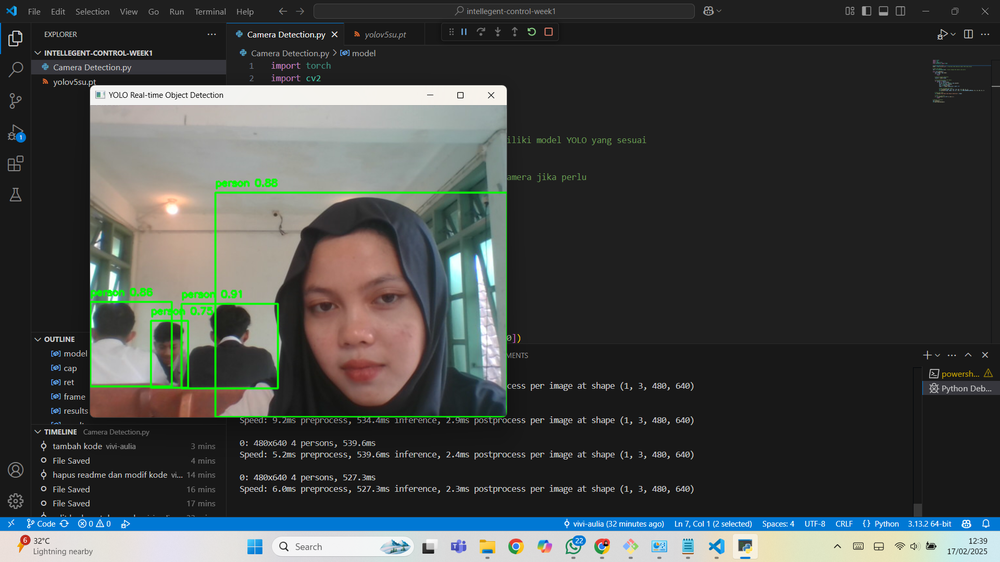
#> input picture Person detection.png, 1000 x 562 px, shrunk from 1920 x 1080 before the run, given in place of the camera
$ python 'Color Detection.py'
#> lines starting #> are read from the running program, lines starting #| are printed output that depends on the picture; after the words box and inside, x2 and y2 are one past the last pixel; in counts of white or black regions, pixels touching at a corner belong together
import cv2
import numpy as np

# Inisialisasi kamera
cap = cv2.VideoCapture(0)

while True:
    ret, frame = cap.read()  # Unpack the return value
#> frame is the input picture: shape (562, 1000, 3); mean B, G, R 68.1, 69.6, 66.1
    if not ret:
        print("Error: Could not read frame.")
        break

    hsv = cv2.cvtColor(frame, cv2.COLOR_BGR2HSV)
#> hsv: shape (562, 1000, 3); mean H, S, V 22.6, 24.1, 75.5

    # Rentang warna merah dalam HSV
    lower_red = np.array([0, 120, 70])
    upper_red = np.array([10, 255, 255])

    # Rentang warna biru dalam HSV
    lower_blue = np.array([94, 80, 2])
    upper_blue = np.array([126, 255, 255])

    # Rentang warna hijau dalam HSV
    lower_green = np.array([25, 52, 72])
    upper_green = np.array([102, 255, 255])

    # Rentang warna kuning dalam HSV
    lower_yellow = np.array([20, 100, 100])
    upper_yellow = np.array([30, 255, 255])

    # Masking untuk mendeteksi warna merah, biru, hijau, dan kuning
    mask_red = cv2.inRange(hsv, lower_red, upper_red)
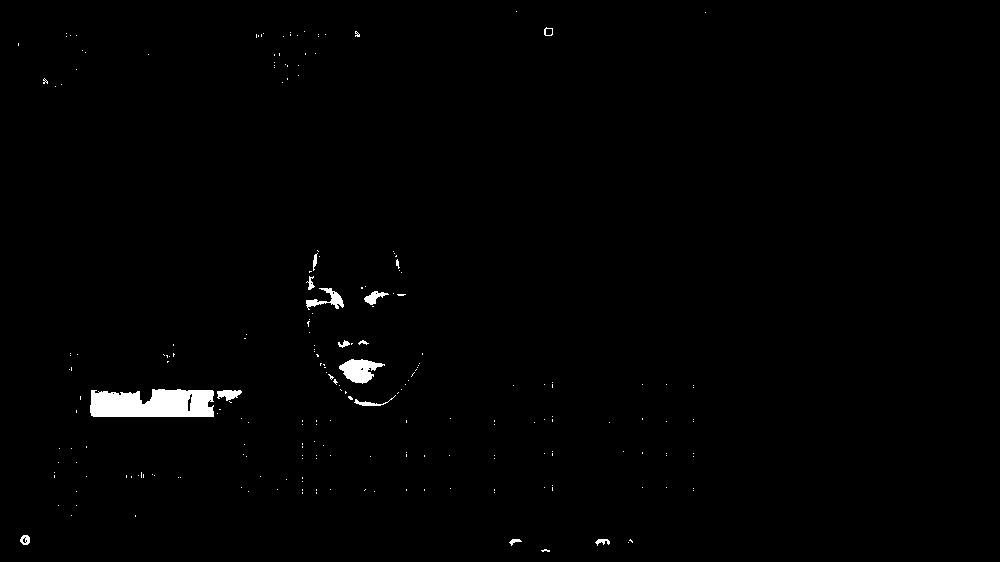
#> mask_red: shape (562, 1000); 0.94% white; 222 white regions (207 under 20 px), largest, box (x1, y1, x2, y2) and area: (90, 389, 214, 417) 3024, (339, 359, 385, 384) 664, (306, 288, 344, 310) 307
    mask_blue = cv2.inRange(hsv, lower_blue, upper_blue)
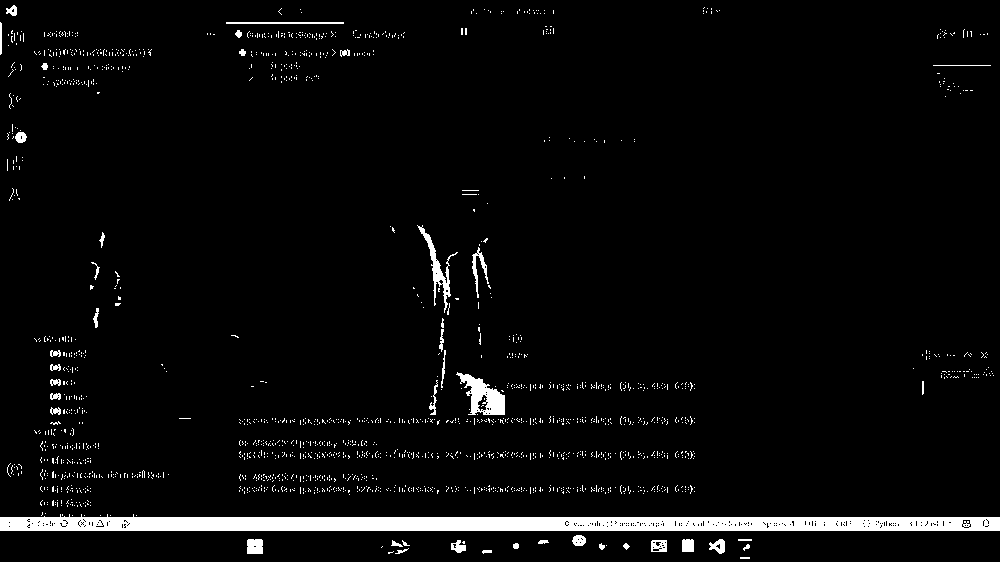
#> mask_blue: shape (562, 1000); 4% white; 1808 white regions (1765 under 20 px), largest, box (x1, y1, x2, y2) and area: (0, 514, 1000, 531) 13595, (456, 372, 505, 415) 1026, (417, 225, 458, 313) 635
    mask_green = cv2.inRange(hsv, lower_green, upper_green)
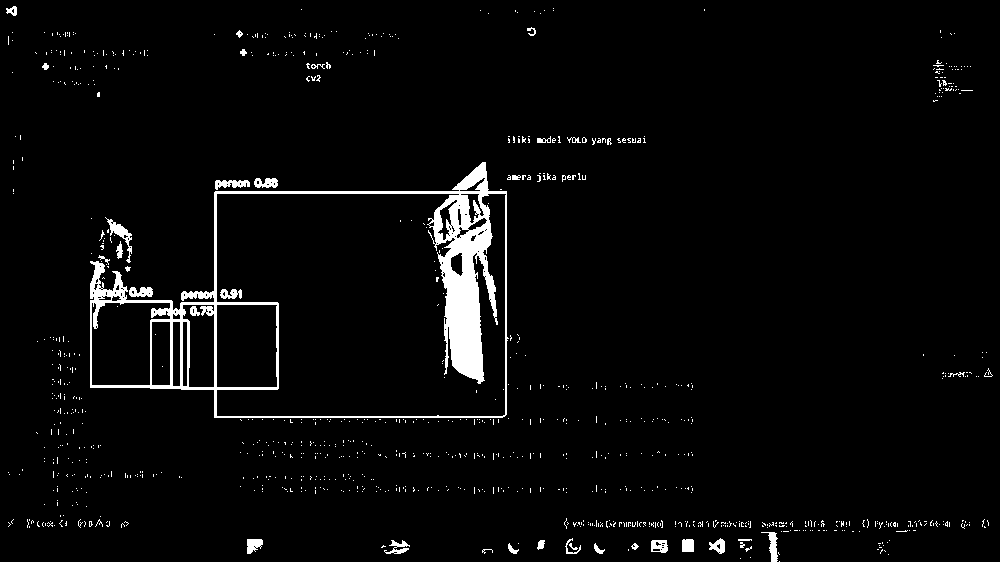
#> mask_green: shape (562, 1000); 3.4% white; 1002 white regions (964 under 20 px), largest, box (x1, y1, x2, y2) and area: (90, 162, 509, 418) 13505, (105, 217, 132, 263) 297, (215, 180, 250, 190) 219
    mask_yellow = cv2.inRange(hsv, lower_yellow, upper_yellow)
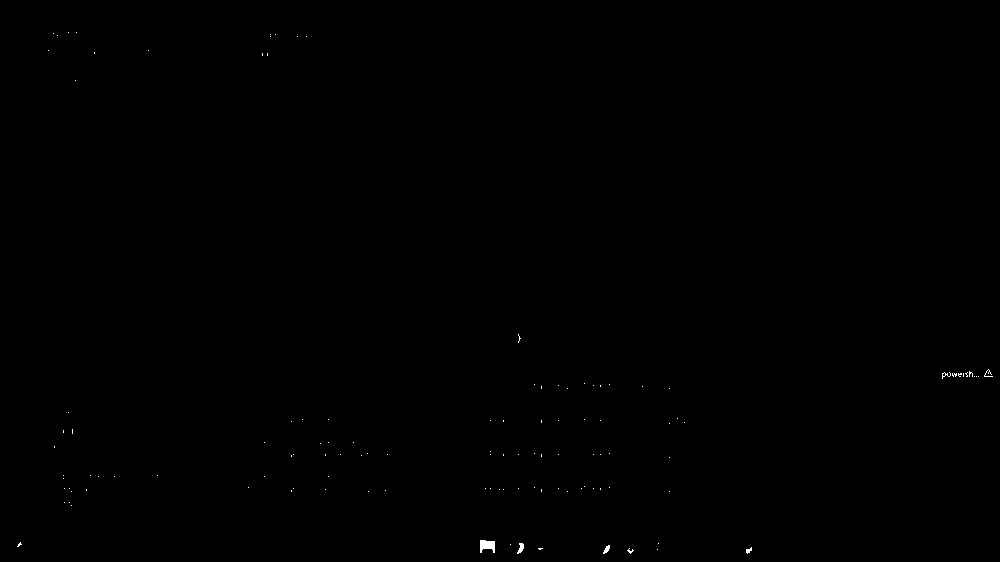
#> mask_yellow: shape (562, 1000); 0.09% white; 120 white regions (114 under 20 px)

    result = frame.copy()

    # Menemukan kontur untuk warna merah
    contours_red, _ = cv2.findContours(mask_red, cv2.RETR_TREE, cv2.CHAIN_APPROX_SIMPLE)
#> contours_red = 240 contours, 225 with area under 20; largest, box (x1, y1, x2, y2) and area: (90, 389, 214, 417) 2890, (339, 359, 385, 384) 606, (306, 288, 344, 310) 240, (217, 390, 242, 401) 147, (364, 291, 389, 305) 130
    for contour in contours_red:
        x, y, w, h = cv2.boundingRect(contour)
        if w * h > 10000:  # Hanya tampilkan bounding box yang besar
            cv2.rectangle(result, (x, y), (x + w, y + h), (0, 0, 255), 2)  # Warna merah
            cv2.putText(result, "Merah", (x + 5, y + 20), cv2.FONT_HERSHEY_SIMPLEX, 0.5, (0, 0, 255), 2)
#> this loop made 240 passes
#> (x, y, w, h) on passes 1 to 3: (541, 549, 9, 3), (628, 542, 1, 1), (629, 539, 4, 4)

    # Menemukan kontur untuk warna biru
    contours_blue, _ = cv2.findContours(mask_blue, cv2.RETR_TREE, cv2.CHAIN_APPROX_SIMPLE)
#> contours_blue = 2088 contours, 2052 with area under 20; largest, box (x1, y1, x2, y2) and area: (0, 514, 1000, 531) 12994, (456, 372, 505, 415) 1025, (417, 225, 458, 313) 490, (247, 539, 263, 554) 206, (651, 540, 667, 552) 164
    for contour in contours_blue:
        x, y, w, h = cv2.boundingRect(contour)
        if w * h > 10000:  # Hanya tampilkan bounding box yang besar
            cv2.rectangle(result, (x, y), (x + w, y + h), (255, 0, 0), 2)  # Warna biru
            cv2.putText(result, "Biru", (x + 5, y + 20), cv2.FONT_HERSHEY_SIMPLEX, 0.5, (255, 0, 0), 2)
#> this loop made 2088 passes
#> (x, y, w, h) on passes 2 to 4: (388, 551, 6, 3), (482, 550, 10, 4), (395, 548, 14, 6)
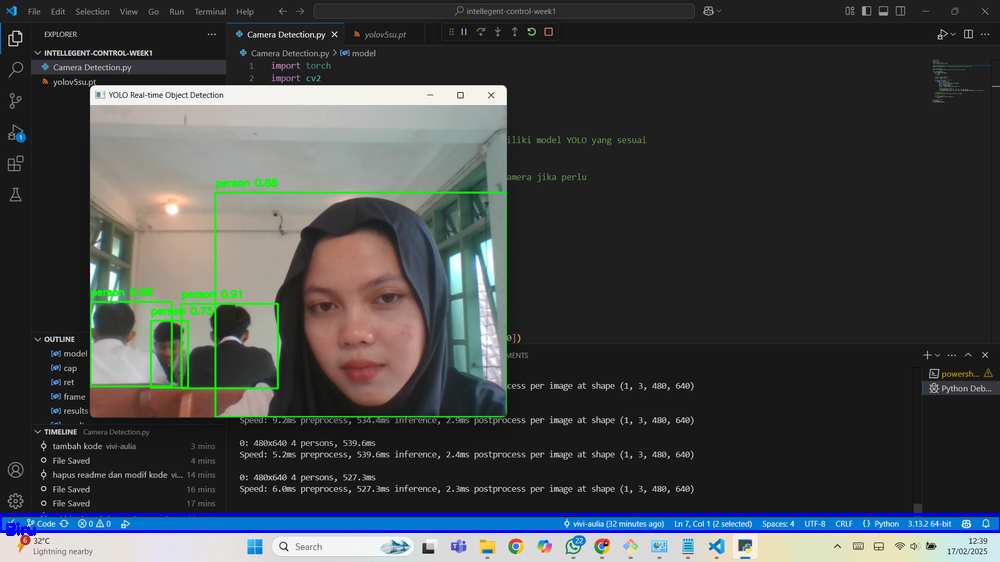
#> result: shape (562, 1000, 3); 1.11% of pixels changed, all inside (x1, y1, x2, y2) = (0, 513, 1000, 536)

    # Menemukan kontur untuk warna hijau
    contours_green, _ = cv2.findContours(mask_green, cv2.RETR_TREE, cv2.CHAIN_APPROX_SIMPLE)
#> contours_green = 1122 contours, 1077 with area under 20; largest, box (x1, y1, x2, y2) and area: (90, 162, 509, 418) 78206, (216, 193, 507, 417) 51846, (91, 302, 171, 386) 5015, (216, 304, 278, 388) 4996, (182, 304, 215, 388) 2100
    for contour in contours_green:
        x, y, w, h = cv2.boundingRect(contour)
        if w * h > 10000:  # Hanya tampilkan bounding box yang besar
            cv2.rectangle(result, (x, y), (x + w, y + h), (0, 255, 0), 2)  # Warna hijau
            cv2.putText(result, "Hijau", (x + 5, y + 20), cv2.FONT_HERSHEY_SIMPLEX, 0.5, (0, 255, 0), 2)
#> this loop made 1122 passes
#> (x, y, w, h) on passes 1 to 3: (779, 561, 1, 1), (740, 558, 1, 1), (750, 557, 1, 1)
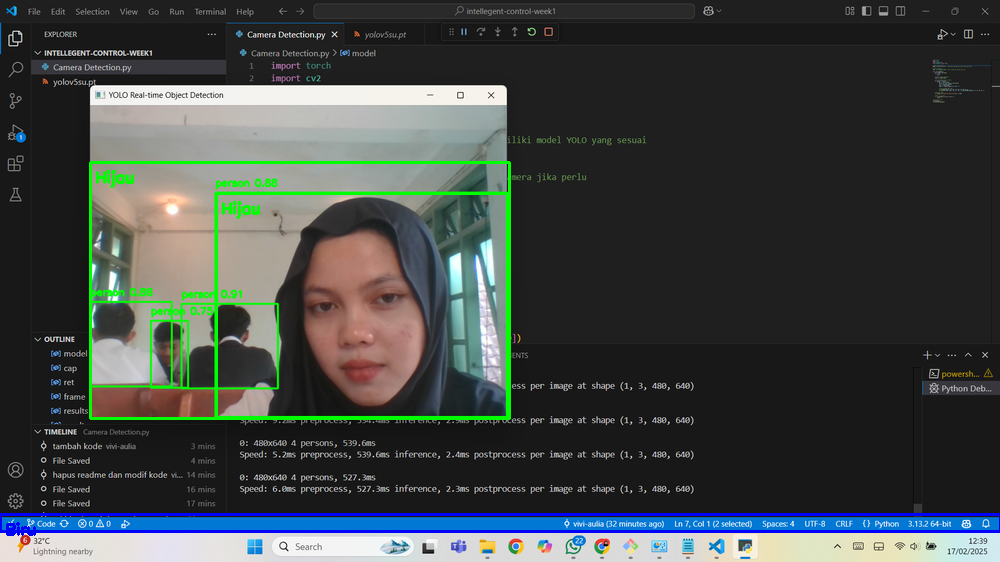
#> result: shape (562, 1000, 3); 1.14% of pixels changed, all inside (x1, y1, x2, y2) = (89, 161, 511, 420)

    # Menemukan kontur untuk warna kuning
    contours_yellow, _ = cv2.findContours(mask_yellow, cv2.RETR_TREE, cv2.CHAIN_APPROX_SIMPLE)
    for contour in contours_yellow:
        x, y, w, h = cv2.boundingRect(contour)
        if w * h > 10000:  # Hanya tampilkan bounding box yang besar
            cv2.rectangle(result, (x, y), (x + w, y + h), (0, 255, 255), 2)  # Warna kuning
            cv2.putText(result, "Kuning", (x + 5, y + 20), cv2.FONT_HERSHEY_SIMPLEX, 0.5, (0, 255, 255), 2)
#> this loop made 121 passes
#> contour on passes 1, 6, 7, 11, 12, 13, 14, 15, 16, 17, 18, 19: [[657, 549]], [[510, 544]], [[658, 543]], [[71, 505]], [[69, 502]], [[64, 502]], [[669, 491]], [[567, 491]], [[368, 491]], [[71, 491]], [[385, 490]], [[291, 490], [291, 491]]

    # Menampilkan hasil
    cv2.imshow("Result", result)

    if cv2.waitKey(1) & 0xFF == ord('q'):
#> (key q is pressed here)
        break

cap.release()
cv2.destroyAllWindows()

$ run again, on biru.png
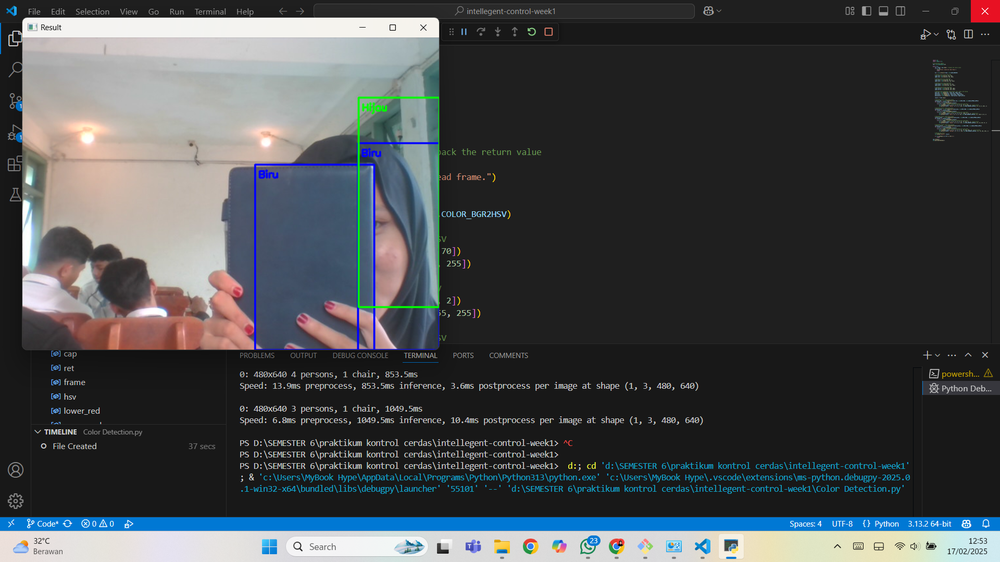
#> input picture biru.png, 1000 x 562 px, shrunk from 1920 x 1080 before the run, given in place of the camera
#> frame is the input picture: shape (562, 1000, 3); mean B, G, R 75.4, 73, 69.9
#> hsv: shape (562, 1000, 3); mean H, S, V 28.2, 27.3, 80.8
#> `mask_red = cv2.inRange(hsv, lower_red, upper_red)`:
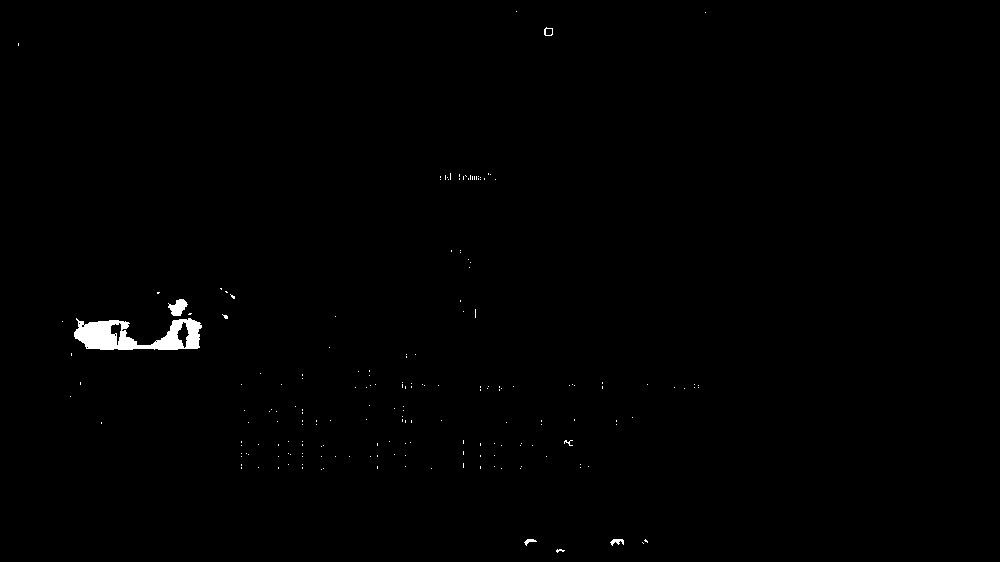
#> mask_red: shape (562, 1000); 0.54% white; 192 white regions (186 under 20 px), largest, box (x1, y1, x2, y2) and area: (74, 318, 202, 350) 2340, (168, 299, 188, 316) 207, (610, 539, 624, 546) 57, (524, 539, 537, 546) 40, (544, 27, 553, 36) 35, (564, 440, 573, 446) 22
#> mask_blue: shape (562, 1000); 8.1% white; 2053 white regions (1937 under 20 px), largest, box (x1, y1, x2, y2) and area: (241, 143, 440, 350) 14579, (0, 517, 1000, 531) 13725, (360, 146, 437, 306) 5394
#> mask_green: shape (562, 1000); 2.6% white; 1248 white regions (1143 under 20 px), largest, box (x1, y1, x2, y2) and area: (357, 60, 441, 309) 4805, (29, 229, 40, 270) 253, (761, 532, 778, 562) 214
#> mask_yellow: shape (562, 1000); 0.11% white; 145 white regions (139 under 20 px)
#> contours_red = 200 contours, 192 with area under 20; largest, box (x1, y1, x2, y2) and area: (74, 318, 202, 350) 2437, (176, 321, 190, 349) 179, (168, 299, 188, 316) 178, (110, 322, 122, 346) 137, (544, 27, 553, 36) 56, (545, 28, 553, 36) 46, (610, 539, 624, 546) 38, (524, 539, 537, 546) 26
#> the loop `for contour in contours_red:` made 200 passes
#> (x, y, w, h) on passes 1, 3, 4: (556, 549, 9, 4), (644, 539, 4, 4), (610, 539, 14, 7)
#> contours_blue = 2462 contours, 2378 with area under 20; largest, box (x1, y1, x2, y2) and area: (241, 143, 440, 350) 20188, (0, 517, 1000, 531) 12987, (255, 165, 358, 350) 6246, (360, 146, 437, 306) 5094, (419, 330, 438, 349) 230
#> the loop `for contour in contours_blue:` made 2462 passes
#> (contour, x, y, w, h) on passes 1, 3, 5: ([[726, 557], [726, 558], [735, 558], [735, 557]], 726, 557, 10, 2), ([[497, 550], [497, 552], [506, 552], [506, 550]], 497, 550, 10, 3), ([[396, 546], [395, 547]], 395, 546, 2, 2)
#> contours_green = 1428 contours, 1358 with area under 20; largest, box (x1, y1, x2, y2) and area: (357, 60, 441, 309) 17640, (359, 98, 439, 307) 13146, (359, 98, 398, 141) 583, (29, 229, 40, 270) 195, (761, 532, 778, 562) 171
#> the loop `for contour in contours_green:` made 1428 passes
#> (x, y, w, h) on passes 1 to 3: (779, 561, 1, 1), (726, 558, 1, 1), (736, 557, 1, 1)
#> after the loop `for contour in contours_green:`:
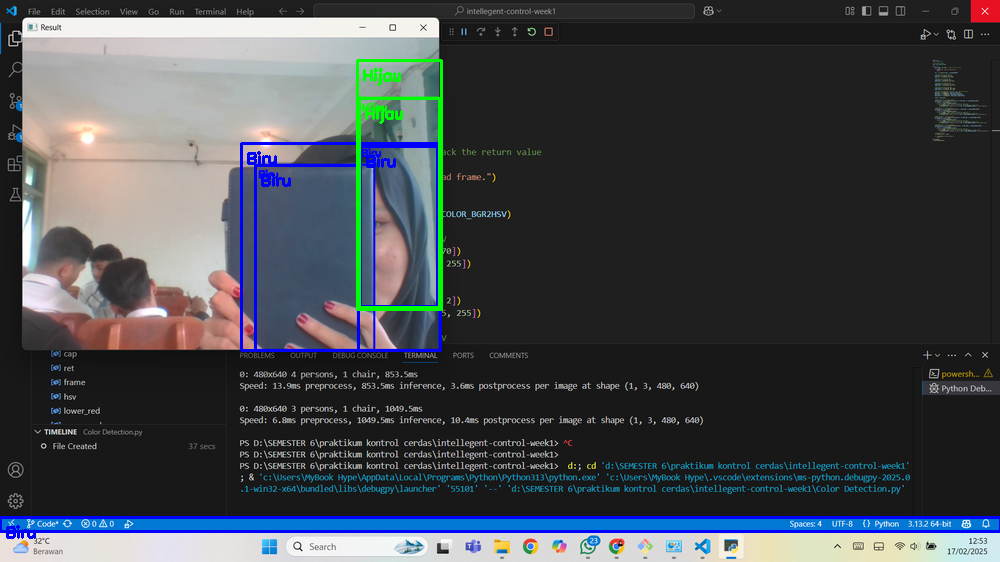
#> result: shape (562, 1000, 3); mean B, G, R 76.7, 71.7, 67.9
#> the loop `for contour in contours_yellow:` made 146 passes
#> contour on passes 5, 6, 8, 11, 12, 13, 14, 15: [[611, 545]], [[610, 543]], [[524, 543]], [[534, 468]], [[588, 467], [589, 468]], [[575, 467], [575, 468]], [[372, 467]], [[297, 467]]
